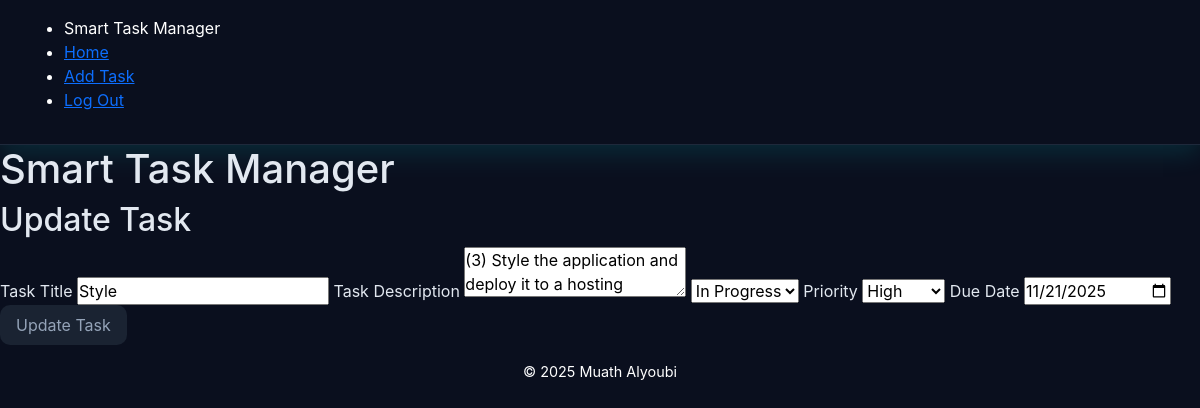
Page /202/edit (signed in) on the earlier database version.
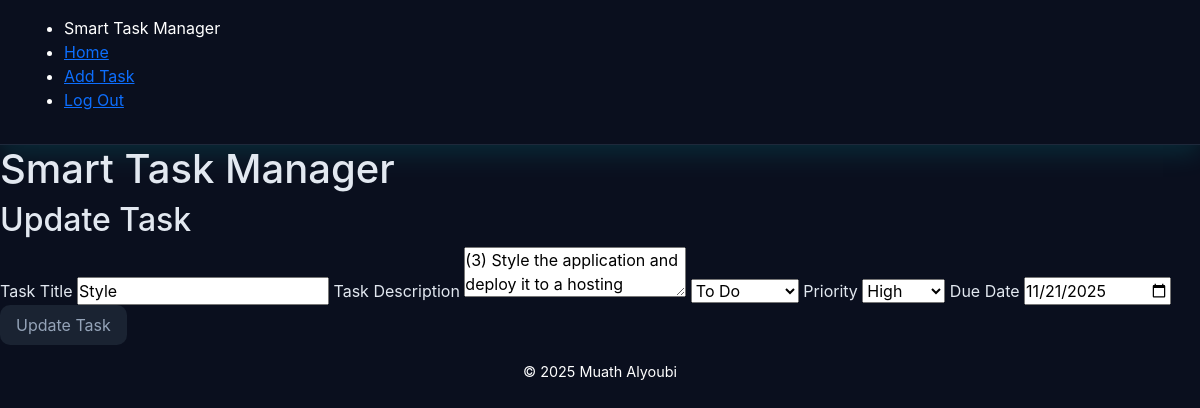
Same page on the later database version.
### tables this page shows
CREATE TABLE tasks(
                id INTEGER PRIMARY KEY AUTOINCREMENT NOT NULL,
                title TEXT NOT NULL,
                user_id INTEGER NOT NULL,
                description TEXT,
                status TEXT NOT NULL DEFAULT 'To Do',
                created_at TIMESTAMP DEFAULT CURRENT_TIMESTAMP, 
                priority TEXT NOT NULL, 
                due_date DATE, parent_id INTEGER DEFAULT NULL,  
                FOREIGN KEY (user_id) REFERENCES users(id) ON DELETE CASCADE
                );

### app.py (the view)
@app.route("/<int:id>/edit", methods=["GET", "POST"])
@login_required
def editTask(id):
    if request.method == "POST":
        title = request.form.get("title")
        if not title:
            return apology("must provide task", 400)
        description = request.form.get("description")
        if not description:
            description = ""
        priority = request.form.get("priority")
        if not priority:
            return apology("must spacify priority", 400)
        status =  request.form.get("status")
        if not status:
            return apology("must spacify status", 400)
        due_date = request.form.get("due_date")
        if not due_date:
            due_date = None
        update_task(id, title, description, status, priority, due_date)
        flash("Task updated!")
        return redirect("/")
    else:
        task = get_task_by_id(id)
        if len(task) != 1:
            return redirect(url_for("index", msg="not your task"))
        return render_template("edittask.html", task=task[0])

### db.py (called while the page is built)
def get_db():
    if "db" not in g:
        g.db = sqlite3.connect(
            DATABASE,
            detect_types=sqlite3.PARSE_DECLTYPES,
            check_same_thread=False
        )
        g.db.row_factory = sqlite3.Row
    return g.db

def get_task_by_id(task_id):
    db = get_db()
    return db.execute(
        f"SELECT * FROM tasks WHERE id = ? {oredr_state}",
        (task_id,)).fetchall()

### helpers.py (called while the page is built)
def login_required(f):
    @wraps(f)
    def decorated_function(*args, **kwargs):
        if session.get("user_id") is None:
            return redirect(url_for('login', next=request.url))
        return f(*args, **kwargs)
    return decorated_function

### templates/edittask.html (shortened to what this page needs)
{% extends "layout.html" %}
{% block body %}
    <header>
            <h1>Smart Task Manager</h1>
    </header>
    <main>
        <section id="form" aria-labelledby="add-task-heading">
                <h2 id="add-task-heading">Update Task</h2>
                <form action="{{ url_for('editTask', id=task.id) }}" method="post">
                    <label for="task-title">Task Title</label>
                    <input autocomplete="off" autofocus name="title" type="text" id="task-title" value="{{ task.title }}" required>
                    <label for="task-desc">Task Description</label>
                    <textarea autocomplete="off" autofocus name="description" id="task-desc">{{ task.description }}</textarea>
                    <select name="status" id="task-status" required>
                        <option value="To Do" {% if task.status == 'To Do' %}selected{% endif %}>To Do</option>
                        <option value="In Progress" {% if task.status == 'In Progress' %}selected{% endif %}>In Progress</option>
                    </select>
                    <label for="task-priority">Priority</label>
                    <select name="priority" id="task-priority" value="{{ task.priority }}" required>
                        <option value="high" {% if task.priority == 'high' %}selected{% endif %}>High</option>
                    </select>
                    <label for="due_date">Due Date</label>
                    <input autocomplete="off" autofocus name="due_date" type="date" id="due_date" value="{{ task.due_date }}">
                    <button type="submit">Update Task</button>
                </form>
            </section>
    </main>
{% endblock %}

Differences in the rows shown:
changed tasks "Style": status "In Progress" → "To Do"
